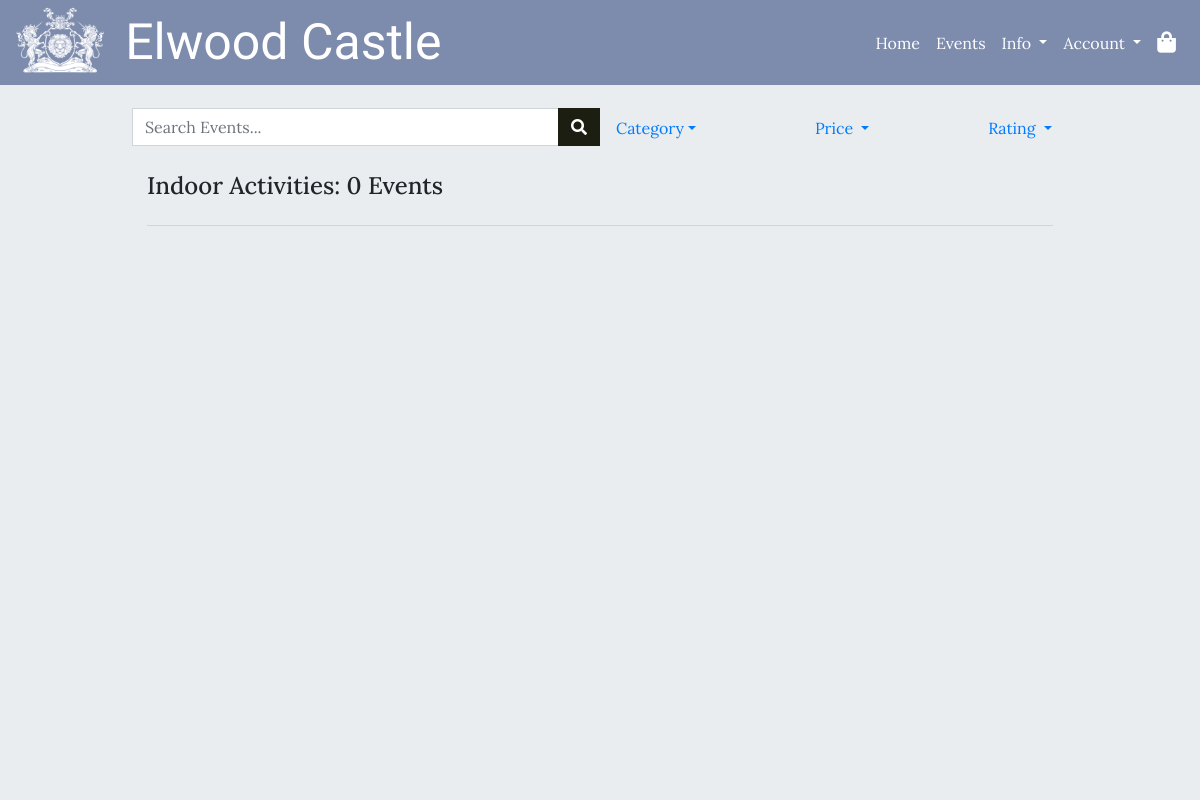
The page /events/?category=indoor on the database as committed earlier.
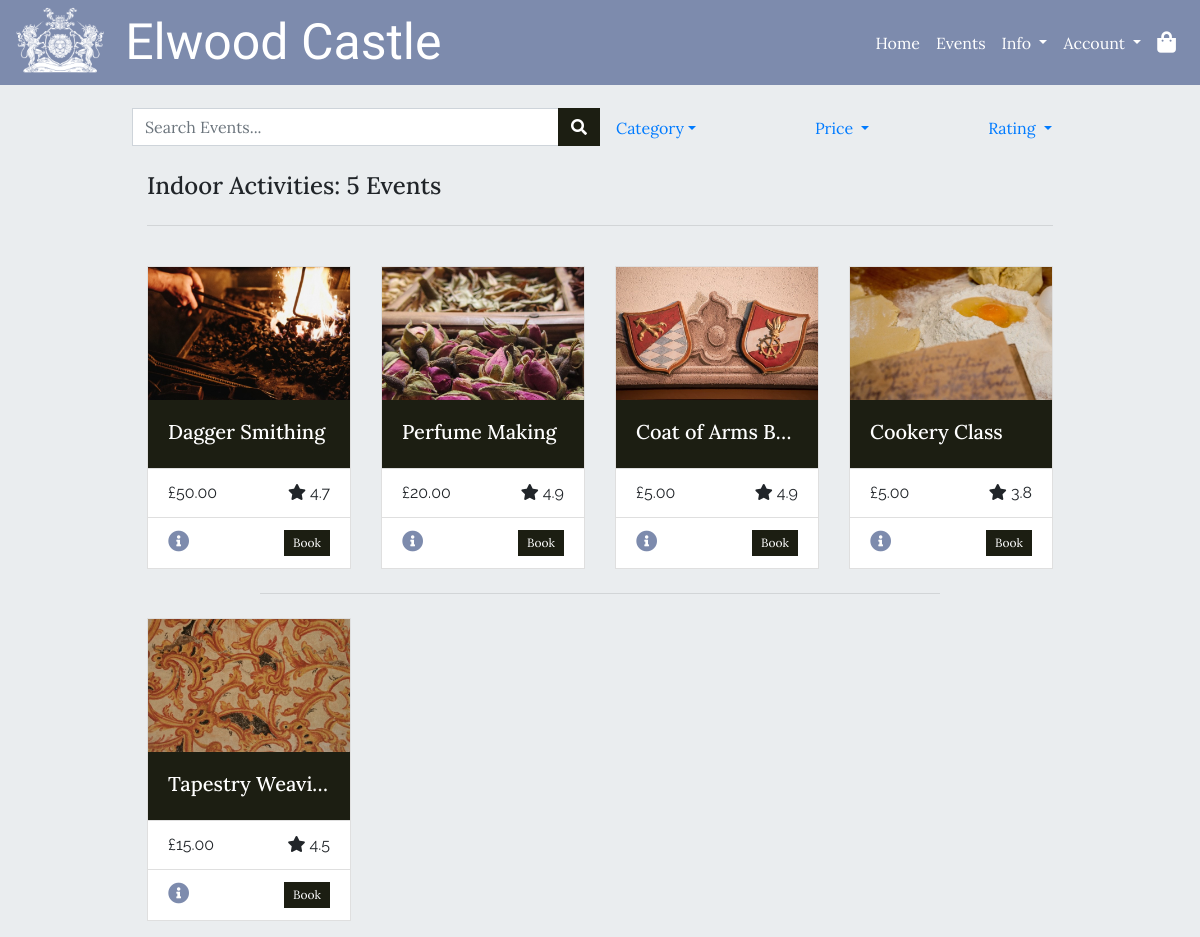
The same page on the database as committed later.
### events/models.py (models this page shows, shortened)
class Category(models.Model):
    class Meta:
        verbose_name_plural = "Categories"
    name = models.CharField(max_length=50, null=False, blank=False)
    friendly_name = models.CharField(max_length=100, null=True, blank=True)

class Event(models.Model):
    category = models.ForeignKey('Category', null=True, blank=True,
                                 on_delete=models.SET_NULL)
    name = models.CharField(max_length=254)
    description = models.TextField()
    price = models.DecimalField(max_digits=8, decimal_places=2, blank=False)
    start_time = models.TimeField()
    rating = models.DecimalField(max_digits=2, decimal_places=1, null=True,
                                 blank=True)
    day_ticket_limit = models.PositiveIntegerField(blank=False,
                                                   validators=[
                                                      MaxValueValidator(100)
                                                    ])
    supervision = models.BooleanField(default=True, null=True, blank=True)
    age_restricted = models.BooleanField(default=True, null=True, blank=False)
    image = models.ImageField(null=True, blank=True)

### events/views.py (the view, shortened to what this page needs)
def all_events(request):
    events = Event.objects.all()
    categories = Category.objects.all()
    selected_category = None
    query = None
    sort = None
    direction = None
    if request.method == "GET":
        if "category" in request.GET:
            selected_category = request.GET['category']
            events = events.filter(category__name=selected_category)
            try:
                selected_category = get_object_or_404(Category,
                                                      name=selected_category)
            except Exception:
                pass
    template = 'events/events.html'
    context = {
        'events': events,
        'categories': categories,
        'query': query,
        'selected_category': selected_category,
    }
    return render(request, template, context)

### basket/contexts.py (called while the page is built)
def basket_items(request):
    basket_items = []
    total = 0
    basket = request.session.get('basket', {})
    context = {
        'basket_items': basket_items,
        'total': total,
    }
    return context

### events/templates/events/events.html (shortened to what this page needs)
{% extends 'base.html' %}
{% block content %}
<div class="container-fluid color-overlay">
    {% include 'events/includes/event_search.html' %}
    <div class="row mx-auto guttered mb-4">
        <div class="col-12">
            <h2 class="text-l heading-text">
                {% if query %}
                    Found: {{ events|length }} Events
                {% elif selected_category %}
                    {{selected_category.friendly_name}}: {{ events | length }} Events
                {% else %}
                    All Events
                {% endif %}
            </h2>
        </div>
        <div class="col-12">
            <hr>
        </div>
    </div>
    <div class="row mx-auto guttered pb-2">
        {% for event in events %}
        <div class="col-sm-6 col-md-6 col-lg-4 col-xl-3 mb-2">
            <div class="card rounded-0">
                <a href="{% url 'event_info' event.id %}">
                    <img class="card-img-top rounded-0" src="{{ event.image.url }}" alt="Card image cap">
                    <div class="card-body card-body-title body-text">
                        <h5 class="heading-text">{{ event.name }}</h5>
                    </div>
                </a>
                <ul class="list-group d-none d-lg-flex list-group-flush body-text text-m">
                    <li class="list-group-item">
                        <span>£{{event.price}}</span>
                        <span class="float-right">
                            <i class="fas fa-star"></i> {{event.rating}}
                        </span>
                    </li>
                </ul>
                <div class="card-body justify-content-between">
                    <a href="{% url 'event_info' event.id %}" class="card-link">
                        <i class="fas fa-lg fa-info-circle"></i>
                    </a>
                    <a href="{% url 'book_event' event.id %}" class=" float-right s-btn button heading-text">Book</a>
                </div>
            </div>
        </div>
        {% if forloop.counter|divisibleby:4 %}
        <div class="col-12 d-none d-xl-block mb-2">
            <hr class="short-hr">
        </div>
        {% endif %}
        {% endfor %}
    </div>
</div>
{% endblock %}

### templates/base.html (shortened to what this page needs)
{% load static %}
<!DOCTYPE html>
<html lang="en">
    <head>
        {% block core_css %}
            <link rel="stylesheet" href="https://cdn.jsdelivr.net/npm/bootstrap@4.5.3/dist/css/bootstrap.min.css">
            <link rel="stylesheet" href="https://use.fontawesome.com/releases/v5.15.1/css/all.css">
            <link rel="stylesheet" href="{% static 'css/style.css' %}" type="text/css">
        {% endblock %}
    </head>
    <body>
        <header class="fixed-top">
            <nav id="main-navbar" class="navbar navbar-expand-lg">
                <a class="navbar-brand" href="{% url 'index' %}">
                    <img height="70px" src="{% static 'logos/navbar_logo.png' %}">
                    <span class="ml-3 logo-text text-xxl d-none d-lg-inline">Elwood Castle</span>
                </a>
                <ul class="nav order-lg-2 heading-text">
                    <li class="nav-item my-auto dropdown">
                        <a class="dropdown-toggle nav-link" href="#" role="button" id="account-dropdownMenuLink" data-toggle="dropdown"
                             aria-haspopup="true" aria-expanded="false">
                            <span class="d-none d-lg-inline-block">Account</span>
                        </a>
                    </li>
                    <li class="nav-item">
                        <a class="nav-link" href="#">
                            <i class="fas fa-shopping-bag fa-lg"></i>
                        </a>
                    </li>
                </ul>
                <div class=" order-lg-1 collapse navbar-collapse" id="navbarText">
                    <ul class="navbar-nav ml-auto heading-text">
                        <li class="nav-item active">
                            <a class="nav-link" href="{% url 'index' %}">Home <span class="sr-only">(current)</span></a>
                        </li>
                        <li class="nav-item">
                            <a class="nav-link" href="{% url 'events' %}">Events</a>
                        </li>
                        <li class="nav-item my-auto dropdown">
                            <a class="dropdown-toggle nav-link" href="#" role="button" id="info-dropdownMenuLink"
                                data-toggle="dropdown" aria-haspopup="true" aria-expanded="false">
                                Info
                            </a>
                        </li>
                    </ul>
                </div>
            </nav>
        </header>
        <div id="banner">
        </div>
        <div id="block-content">
            {% block content %}
            {% endblock %}
        </div>
    </body>
</html>

### events/templates/events/includes/event_search.html (shortened to what this page needs)
<div id="event-search" class="row mx-auto guttered heading-text pt-4 mb-4">
    <div class="col-12 col-lg-6">
        <form method="GET" action="{% url 'events' %}" class="d-block form-inline ">
            <div class="input-group">
                <input type="text" name="q" class="form-control rounded-0" placeholder="Search Events..."
                    aria-label="Search Box">
                <div class="input-group-append">
                    <button class="btn button rounded-0" type="submit"><i class="fas fa-search"></i></button>
                </div>
            </div>
        </form>
    </div>
    <div class="nav col-12 col-lg-6 justify-content-between">
        <li class="nav-item dropdown">
            <a class="nav-link dropdown-toggle" data-toggle="dropdown" href="#" role="button" aria-haspopup="true"
                aria-expanded="false">Category</a>
        </li>
        <li class="nav-item dropdown">
            <a class="nav-link dropdown-toggle" data-toggle="dropdown" href="#" role="button" aria-haspopup="true"
                aria-expanded="false">
                <span class="d-none d-md-inline">Price</span>
            </a>
        </li>
        <li class="nav-item dropdown">
            <a class="nav-link dropdown-toggle" data-toggle="dropdown" href="#" role="button" aria-haspopup="true"
                aria-expanded="false">
                <span class="d-none d-md-inline">Rating</span>
            </a>
        </li>
    </div>
</div>

### static/css/style.css (style rules this page uses)
h5 { margin: 0; }
.logo-text { font-family: 'IM Fell French Canon SC', serif; }
.datepicker-days th, .heading-text { font-family: 'Lora', serif; }
.datepicker-days td, .body-text { font-family: 'Raleway', sans-serif; }
.text-xxl { font-size: 2.5em; }
.text-l { font-size: 1.5em; }
.text-m { font-size:1em; }
.navbar .dropdown-menu, header { background-color: #7D8BAD; }
.color-overlay, #block-content { background-color: #eaedef; }
#main-navbar i, button.navbar-toggler, #main-navbar a { color: white; }
a i { color: #7D8BAD; transition: color ease-in 0.25s; }
.card-body-title { color: white; background-color: #1C1E12; }
.button { border-radius: 0; border: 1px solid #1C1E12; background-color: #1C1E12; color: white; transition: all 0.25s ease-out; }
.s-btn { text-align: center; vertical-align: middle; padding: .2rem .5rem; font-size: 0.75rem; line-height: 1.5; }
.short-hr { width: 75%; }
#main-navbar { padding: 0em 1em; }
button.navbar-toggler, #main-navbar ul>li>a { padding-right: .5rem; padding-left: .5rem; }
.navbar-brand { margin: 0; }
.navbar-brand>img { vertical-align: top; }
#block-content { height: calc(100vh - 84px); }
.card-body-title>h5 { white-space: nowrap; overflow: hidden; text-overflow: ellipsis; padding-bottom: 0.2em; }
.card-body:not(.card-body-title) { padding: .75rem 1.25rem; }
#event-search>* { padding: 0; }
@media (min-width: 580px) { .guttered { width: 80%; } }
@media (min-width: 992px) { #banner { padding-top: 84.4px; } }

Rows that differ between the two databases and show on the page:
added Event: image (picture), name "Dagger Smithing", price "50.00", rating "4.7"
added Event: image (picture), name "Perfume Making", price "20.00", rating "4.9"
added Event: image (picture), name "Coat of Arms B…", price "5.00", rating "4.9"
added Event: image (picture), name "Cookery Class", price "5.00", rating "3.8"
added Event: image (picture), name "Tapestry Weavi…", price "15.00", rating "4.5"
Other text that changed with them:
{{ events | length }}: "0" → "5"
